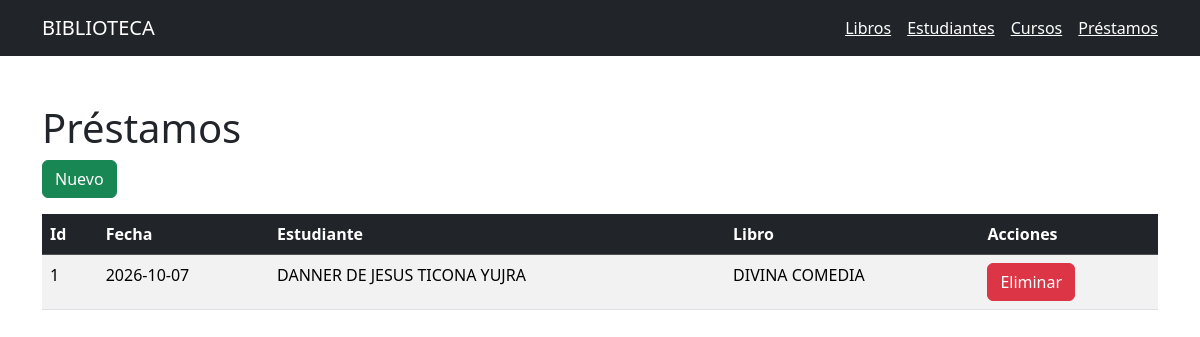
Screenshot of /prestamos with the database file from the repository.
### tables this page shows
CREATE TABLE prestamos (
            id INTEGER PRIMARY KEY AUTOINCREMENT,
            fecha TEXT NOT NULL,
            estudiante TEXT NOT NULL,
            libro_id INTEGER NOT NULL,
            FOREIGN KEY (libro_id) REFERENCES libros(id)
        );

CREATE TABLE libros (
            id INTEGER PRIMARY KEY AUTOINCREMENT,
            titulo TEXT NOT NULL,
            autor TEXT NOT NULL,
            categoria TEXT NOT NULL,
            anio INTEGER NOT NULL
        );

### app.py (the view)
@app.route("/prestamos")
def listar_prestamos():
    conn = get_db_connection()
    prestamos = conn.execute("""
        SELECT
            prestamos.id,
            prestamos.fecha,
            prestamos.estudiante,
            libros.titulo
        FROM prestamos
        INNER JOIN libros
        ON prestamos.libro_id = libros.id
        ORDER BY prestamos.id DESC
    """).fetchall()
    conn.close()
    return render_template(
        "prestamos.html",
        prestamos=prestamos
    )

### app.py (called while the page is built)
def get_db_connection():
    conn = sqlite3.connect(DATABASE)
    conn.row_factory = sqlite3.Row
    return conn

### templates/prestamos.html
{% extends "base.html" %}
{% block contenido %}
<h1>Préstamos</h1>
<a
    href="{{ url_for('nuevo_prestamo') }}"
    class="btn btn-success mb-3">
    Nuevo
</a>
<table class="table table-striped">
    <thead class="table-dark">
        <tr>
            <th>Id</th>
            <th>Fecha</th>
            <th>Estudiante</th>
            <th>Libro</th>
            <th>Acciones</th>
        </tr>
    </thead>
    <tbody>
        {% for prestamo in prestamos %}
        <tr>
            <td>{{ prestamo.id }}</td>
            <td>{{ prestamo.fecha }}</td>
            <td>{{ prestamo.estudiante }}</td>
            <td>{{ prestamo.titulo }}</td>
            <td>
                <a
                    href="{{ url_for('eliminar_prestamo', id=prestamo.id) }}"
                    class="btn btn-danger">
                    Eliminar
                </a>
            </td>
        </tr>
        {% endfor %}
    </tbody>
</table>
{% endblock %}

### rows the page displays
prestamos: id "1", fecha "2026-10-07", estudiante "DANNER DE JESUS TICONA YUJRA", titulo "DIVINA COMEDIA"
